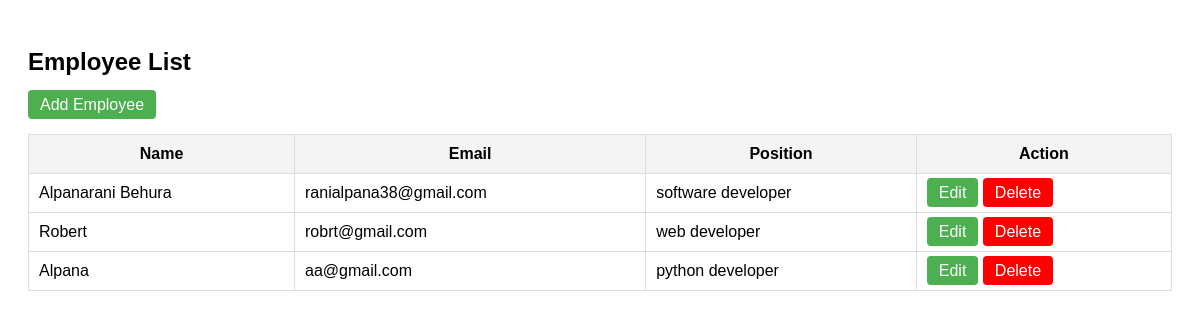
/, run on an earlier commit of the app's database.
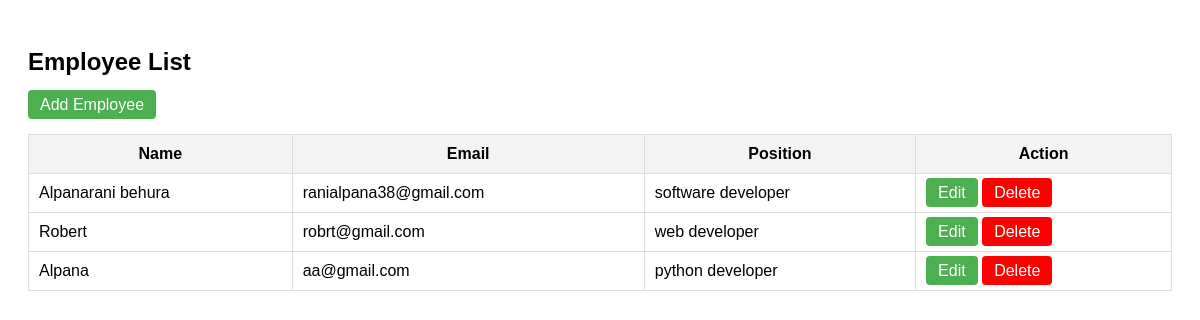
And on a later commit of the database.
### core/models.py (models this page shows, shortened)
class Employee(models.Model):
    name = models.CharField(max_length=100)
    email = models.EmailField()
    position = models.CharField(max_length=100)

### core/views.py (the view)
# urls.py: path('', views.employee_list, name='employee_list'),
def employee_list(request):
    employees = Employee.objects.all()
    return render(request, 'core/list.html', {'employees': employees})

### core/templates/core/list.html (shortened to what this page needs)
<!DOCTYPE html>
<html>
<head>
</head>
<body>
    <h2>Employee List</h2>
    <a href="{% url 'employee_create' %}" class="button">Add Employee</a>
    <table>
        <thead>
            <tr>
                <th>Name</th>
                <th>Email</th>
                <th>Position</th>
                <th>Action</th>
            </tr>
        </thead>
        <tbody>
            {% for employee in employees %}
            <tr>
                <td>{{ employee.name }}</td>
                <td>{{ employee.email }}</td>
                <td>{{ employee.position }}</td>
                <td>
                    <a href="{% url 'employee_update' employee.pk %}" class="button">Edit</a>
                    <a href="{% url 'employee_delete' employee.pk %}" class="button" style="background-color:red;">Delete</a>
                </td>
            </tr>
            {% empty %}
            <tr>
                <td colspan="4">No employees found.</td>
            </tr>
            {% endfor %}
        </tbody>
    </table>
</body>
</html>

What changed in the data, as far as the page shows it:
changed Employee "ranialpana38@gmail.com": name "Alpanarani Behura" → "Alpanarani behura"
